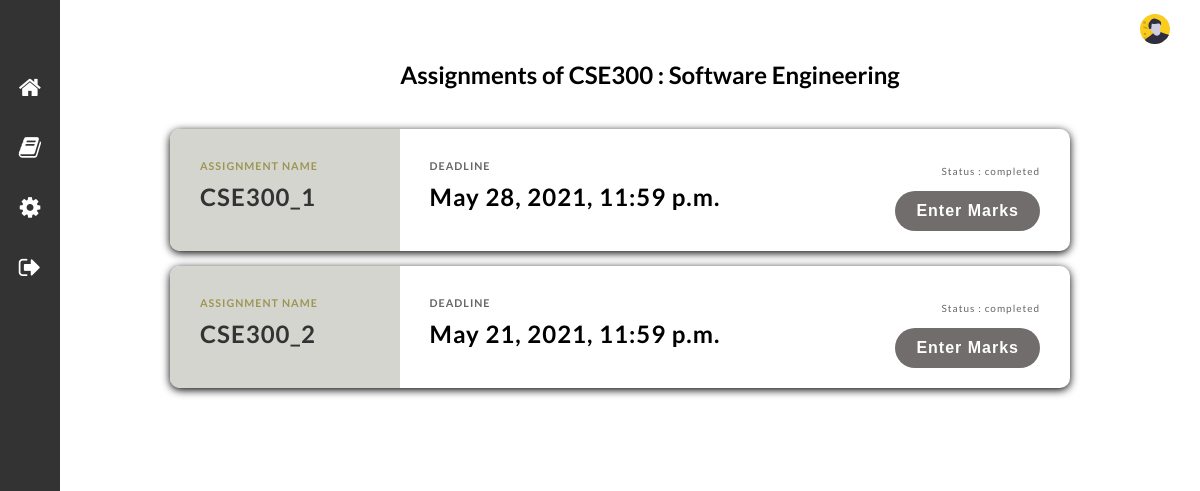
The app's page /faculty_assignment_list_for_grading/CSE300/Software Engineering/ with its own data.
### lms/models.py (models this page shows, shortened)
class Faculty_Assignment(models.Model):
    assign_id = models.CharField(primary_key=True,max_length=10)
    course_id = models.CharField(max_length=50)
    faculty_id = models.CharField(max_length=50)
    PDF = models.CharField(max_length=50)
    marks = models.IntegerField(null=False)
    deadline = models.DateTimeField()

### lms/views.py (the view, shortened to what this page needs)
# urls.py: url(r'^faculty_assignment_list_for_grading/(?P<course_id>\w+)/(?P<course_name>[\w\s]+)/$', views.faculty_assignment_list_for_grading, name='faculty_assignment_list_for_grading'),
def faculty_assignment_list_for_grading(request, course_id, course_name):
    fac_course = Faculty_Course.objects.filter(email=request.user)
    course = []
    designation = "faculty"
    course_info = Faculty_Assignment.objects.filter(course_id=course_id)
    assign_info = []
    for i in course_info:
        a = Student_Grade.objects.filter(assign_id=i.assign_id).count()
        b = Student_Assignment.objects.filter(assign_id=i.assign_id).count()
        if (a == b and a != 0):
            status = "completed"
        elif (a != b):
            status = "Pending"
        else:
            status = "No submissions yet "
        data = {"assign_id": i.assign_id,
                "deadline": i.deadline,
                "status": status
                }
        assign_info.append(data)
    return render(request, 'lms/faculty_assignment_list_for_grading.html',
                  context={"course_id": course_id, "assign_info": assign_info, "course_name": course_name,
                           "course": course, "designation": designation})

### lms/templates/lms/faculty_assignment_list_for_grading.html (shortened to what this page needs)
{% extends "lms/base.html" %} {% load static %} {% block content %}
    <link rel="stylesheet" href="https://stackpath.bootstrapcdn.com/font-awesome/4.7.0/css/font-awesome.min.css"
/>
    <link rel="stylesheet" href={% static 'css/fac_style.css' %}>
<div class="container1">
    <h2>Assignments of {{ course_id }} : {{ course_name }}</h2>
</div>
{% if assign_info %}
{% for i in assign_info %}
    <div class="course">
        <div class="preview">
            <h6>Assignment name</h6>
            <h2 style="color: #333">{{ i.assign_id }}</h2>
        </div>
        <div class="info">
            <div class="progress-wrapper">
                    <span class="progress-text">
                        Status : {{ i.status }}
                    </span>
            </div>
            <h6>
                Deadline
            </h6>
            <h2> {{ i.deadline }}</h2>
            <button class="btn">
                    <a href=" /students_submission_list/{{ i.assign_id }}/{{ course_id }}/{{ course_name }} "
                   class="btn-a"
                   style="color: #ffffff">Enter Marks</a>
            </button>
        </div>
    </div>
{% endfor %}
    {% else %}
     <div class="no-assign">
        <h1>No Assignments given!</h1>
    </div>
    {% endif %}
{% endblock %}

### lms/static/css/fac_style.css (style rules this page uses)
* { margin: 0; padding: 0; }
body { box-sizing: border-box; font-family: "Lato", sans-serif; }
a { text-decoration: none; }
.btn { border: 2px solid gray; color: gray; background-color: white; padding: 8px 10px; border-radius: 8px; font-size: 20px; font-weight: bold; text-align: center; }

### lms/templates/lms/faculty_assignment_list_for_grading.html (style rules this page uses)
.course { background: #fff; border-radius: 10px; box-shadow: 0px 2px 8px; rgba(0, 0, 0, 0.2); display: flex; max-width: 100%; overflow: hidden; width: 900px; height: 100%; position: relative; margin-top: 0.9rem; margin-bottom: 0.9rem; top: 50%; left: 50%; transform: translate(-50%, -50%); }
.course h6 { opacity: 0.6; letter-spacing: 1px; text-transform: uppercase; }
.course h2 { letter-spacing: 1px; margin: 10px 0; }
.preview { background: #d5d5d0; color: #333; padding: 30px; width: 250px; position: relative; box-shadow: black; }
.preview h2 { color: #333; }
.preview h6 { color: #766c00; font-weight: bold; }
.info { padding: 30px; position: relative; width: 100%; }
.progress-wrapper { position: absolute; top: 30px; right: 30px; text-align: right; width: 150px; }
.progress-text { font-size: 10px; opacity: 0.6; letter-spacing: 1px; }
.btn { background: #716d6d; border: 1px solid transparent; box-shadow: 0px 5px 10px; rgba(0, 0, 0, 0.2); color: #fff; font-size: 16px; padding: 10px 20px; position: absolute; bottom: 20px; right: 30px; letter-spacing: 1px; cursor: pointer; transition: all 0.4s ease-in-out; font-weight: bold; border-radius: 20px; }
.container1 { display: grid; margin-left: 60px; grid-template-columns: 1fr; grid-template-rows: 0.2fr 3fr; grid-template-areas: "nav" "main"; }
.container1 h2 { text-align: center; }

### records on screen
Faculty_Assignment: assign_id "CSE300_1", deadline "May 28, 2021, 11:59 p.m."
Faculty_Assignment: assign_id "CSE300_2", deadline "May 21, 2021, 11:59 p.m."

### other values on screen
{{ course_id }} "CSE300"
{{ course_name }} "Software Engineering"
{{ i.status }} "completed" "completed"
